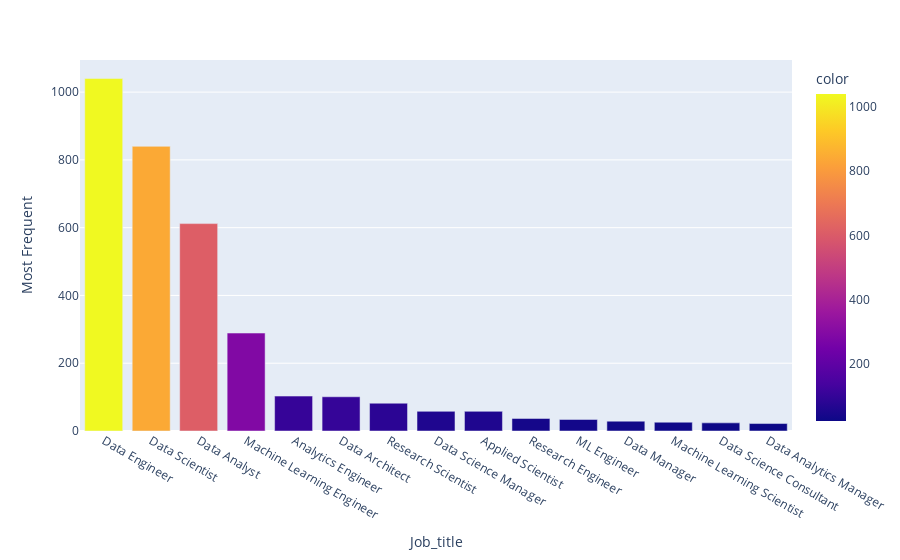

Here is the notebook cell this chart was saved with:
### Code cell
px.bar(x=df.groupby(by='job_title')['work_year'].count().sort_values(ascending=False).head(15).index,
       y=df.groupby(by='job_title')['work_year'].count().sort_values(ascending=False).head(15).values,
       color=df['job_title'].value_counts().head(15).values
      ,labels={'x':'Job_title','y':'Most Frequent'})

### Figure 1 — Plotly figure (JSON) as saved in the notebook; plotly's stock layout.template omitted (floating-point values rounded to 4 significant figures)
{"data": [{"alignmentgroup": "True", "hovertemplate": "Job_title=%{x}<br>Most Frequent=%{y}<br>color=%{marker.color}<extra></extra>", "legendgroup": "", "marker": {"color": [1040, 840, 612, 289, 103, 101, 82, 58, 58, 37, 34, 29, 26, 24, 22], "coloraxis": "coloraxis", "pattern": {"shape": ""}}, "name": "", "offsetgroup": "", "orientation": "v", "showlegend": false, "textposition": "auto", "type": "bar", "x": ["Data Engineer", "Data Scientist", "Data Analyst", "Machine Learning Engineer", "Analytics Engineer", "Data Architect", "Research Scientist", "Data Science Manager", "Applied Scientist", "Research Engineer", "ML Engineer", "Data Manager", "Machine Learning Scientist", "Data Science Consultant", "Data Analytics Manager"], "xaxis": "x", "y": [1040, 840, 612, 289, 103, 101, 82, 58, 58, 37, 34, 29, 26, 24, 22], "yaxis": "y"}], "layout": {"barmode": "relative", "coloraxis": {"colorbar": {"title": {"text": "color"}}, "colorscale": [[0, "#0d0887"], [0.1111, "#46039f"], [0.2222, "#7201a8"], [0.3333, "#9c179e"], [0.4444, "#bd3786"], [0.5556, "#d8576b"], [0.6667, "#ed7953"], [0.7778, "#fb9f3a"], [0.8889, "#fdca26"], [1, "#f0f921"]]}, "legend": {"tracegroupgap": 0}, "margin": {"t": 60}, "xaxis": {"anchor": "y", "domain": [0, 1], "title": {"text": "Job_title"}}, "yaxis": {"anchor": "x", "domain": [0, 1], "title": {"text": "Most Frequent"}}}}
